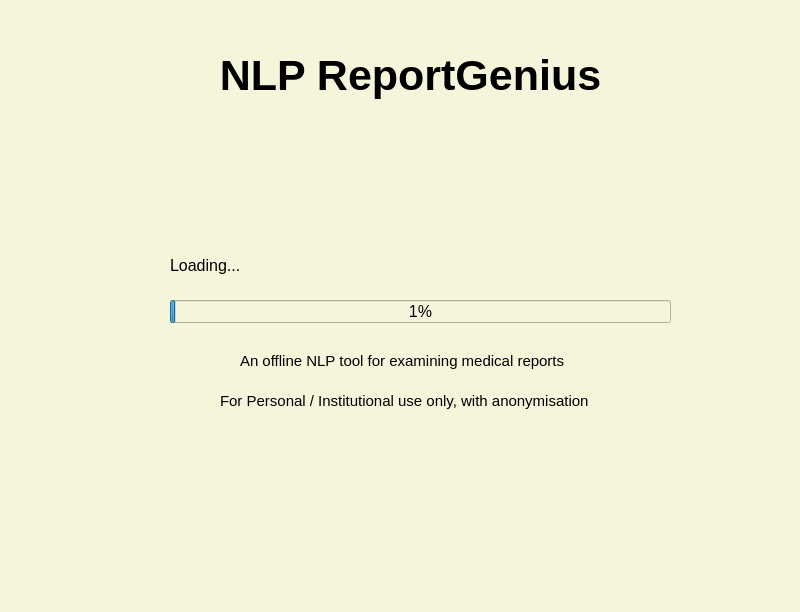
<?xml version="1.0" encoding="UTF-8"?>
<ui version="4.0">
 <class>MainWindow</class>
 <widget class="QMainWindow" name="MainWindow">
  <property name="geometry">
   <rect>
    <x>0</x>
    <y>0</y>
    <width>800</width>
    <height>612</height>
   </rect>
  </property>
  <property name="windowTitle">
   <string>MainWindow</string>
  </property>
  <property name="styleSheet">
   <string notr="true">background-color: beige;</string>
  </property>
  <widget class="QWidget" name="centralwidget">
   <widget class="QLabel" name="lab_program">
    <property name="geometry">
     <rect>
      <x>120</x>
      <y>10</y>
      <width>581</width>
      <height>131</height>
     </rect>
    </property>
    <property name="font">
     <font>
      <pointsize>32</pointsize>
      <weight>75</weight>
      <bold>true</bold>
     </font>
    </property>
    <property name="text">
     <string>NLP ReportGenius</string>
    </property>
    <property name="alignment">
     <set>Qt::AlignCenter</set>
    </property>
   </widget>
   <widget class="QProgressBar" name="progressBar">
    <property name="geometry">
     <rect>
      <x>170</x>
      <y>300</y>
      <width>501</width>
      <height>23</height>
     </rect>
    </property>
    <property name="font">
     <font>
      <pointsize>12</pointsize>
     </font>
    </property>
    <property name="minimum">
     <number>0</number>
    </property>
    <property name="value">
     <number>1</number>
    </property>
   </widget>
   <widget class="QLabel" name="leedslogo">
    <property name="geometry">
     <rect>
      <x>30</x>
      <y>440</y>
      <width>311</width>
      <height>91</height>
     </rect>
    </property>
    <property name="text">
     <string/>
    </property>
    <property name="pixmap">
     <pixmap>leeds2.png</pixmap>
    </property>
    <property name="scaledContents">
     <bool>true</bool>
    </property>
   </widget>
   <widget class="QLabel" name="nhslogo">
    <property name="geometry">
     <rect>
      <x>510</x>
      <y>440</y>
      <width>271</width>
      <height>101</height>
     </rect>
    </property>
    <property name="text">
     <string/>
    </property>
    <property name="pixmap">
     <pixmap>nhs.jpeg</pixmap>
    </property>
    <property name="scaledContents">
     <bool>true</bool>
    </property>
   </widget>
   <widget class="QLabel" name="lab_loading">
    <property name="geometry">
     <rect>
      <x>170</x>
      <y>245</y>
      <width>261</width>
      <height>41</height>
     </rect>
    </property>
    <property name="font">
     <font>
      <pointsize>12</pointsize>
     </font>
    </property>
    <property name="text">
     <string>Loading...</string>
    </property>
   </widget>
   <widget class="QLabel" name="lab_info">
    <property name="geometry">
     <rect>
      <x>240</x>
      <y>340</y>
      <width>401</width>
      <height>41</height>
     </rect>
    </property>
    <property name="font">
     <font>
      <pointsize>11</pointsize>
     </font>
    </property>
    <property name="text">
     <string>An offline NLP tool for examining medical reports</string>
    </property>
   </widget>
   <widget class="QLabel" name="lab_info_2">
    <property name="geometry">
     <rect>
      <x>220</x>
      <y>380</y>
      <width>451</width>
      <height>41</height>
     </rect>
    </property>
    <property name="font">
     <font>
      <pointsize>11</pointsize>
     </font>
    </property>
    <property name="text">
     <string>For Personal / Institutional use only, with anonymisation</string>
    </property>
   </widget>
  </widget>
  <widget class="QMenuBar" name="menubar">
   <property name="geometry">
    <rect>
     <x>0</x>
     <y>0</y>
     <width>800</width>
     <height>26</height>
    </rect>
   </property>
  </widget>
  <widget class="QStatusBar" name="statusbar"/>
 </widget>
 <resources>
  <include location="designer_images.qrc"/>
 </resources>
 <connections/>
</ui>
